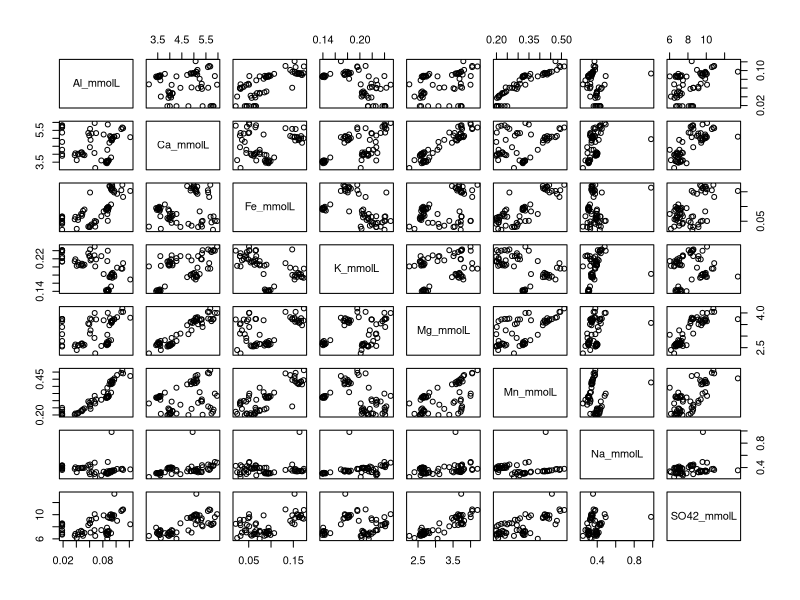
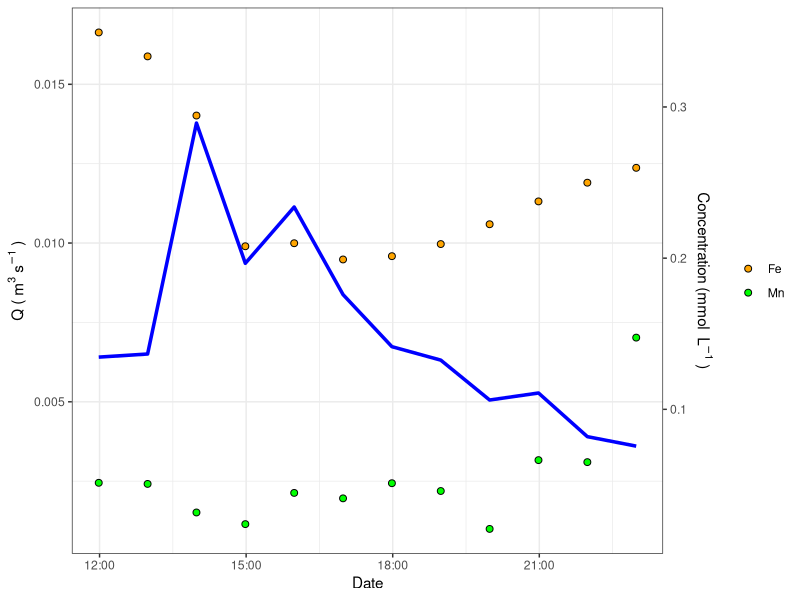
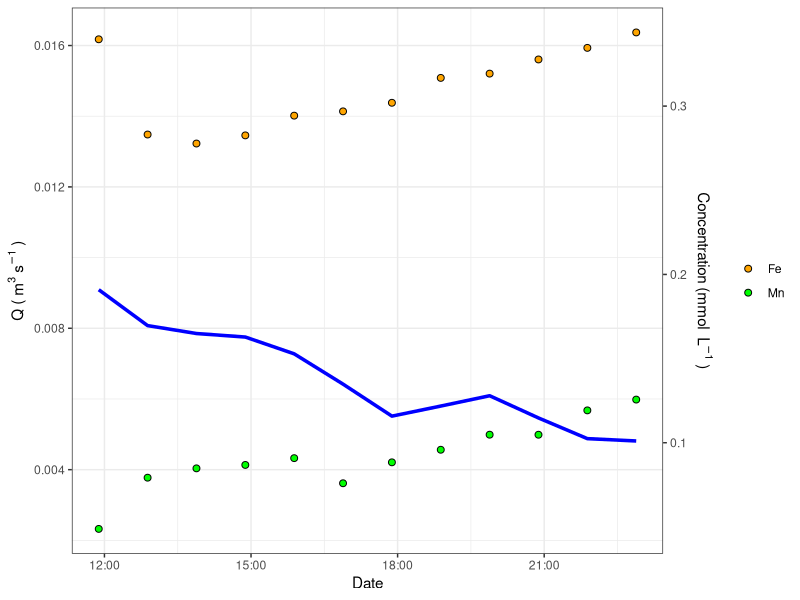
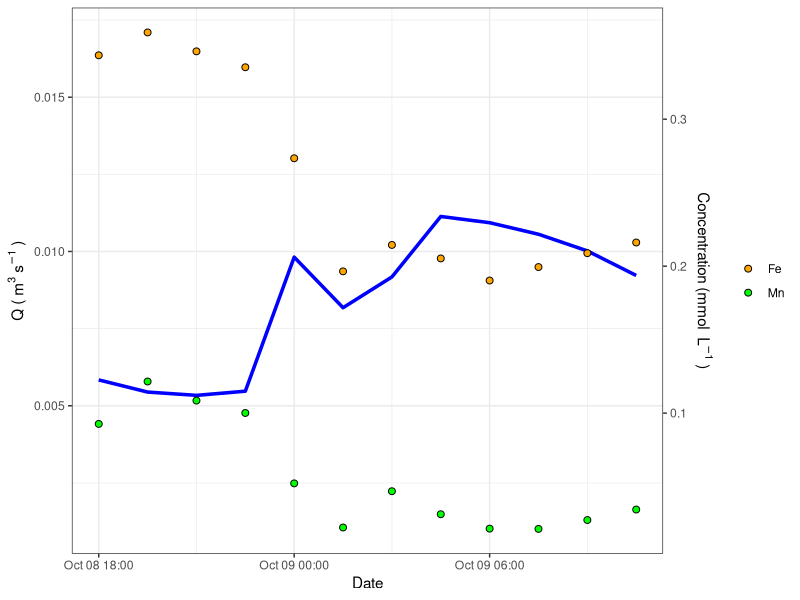
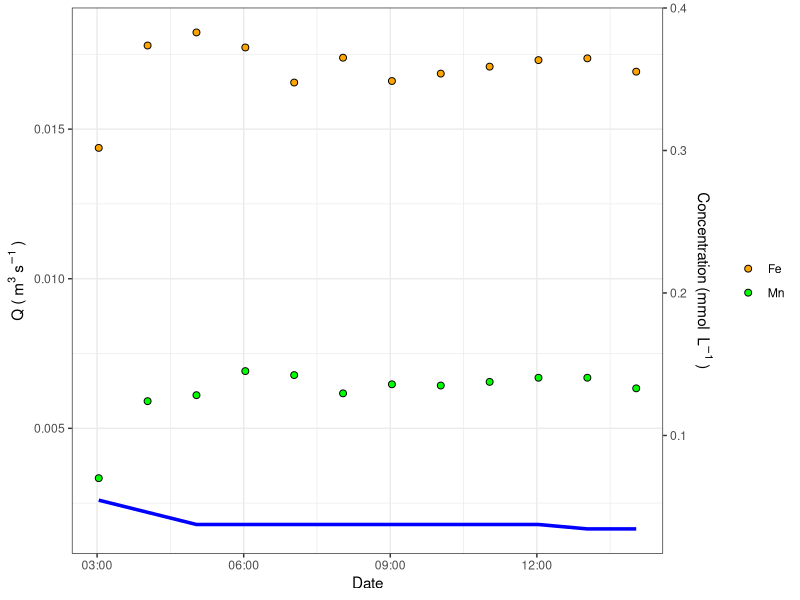
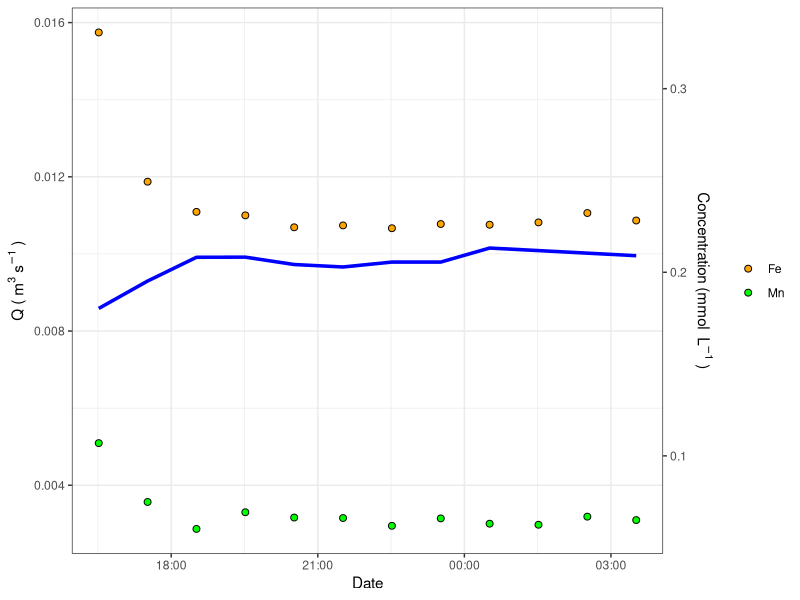
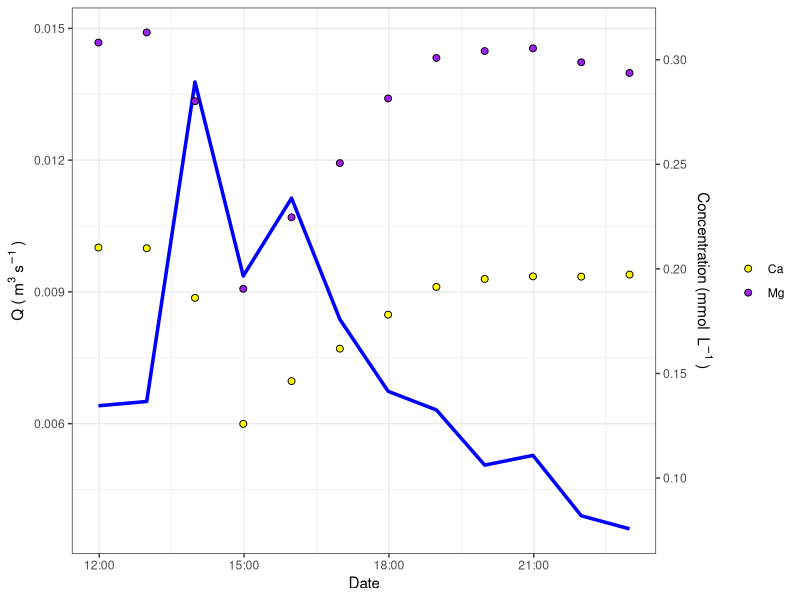
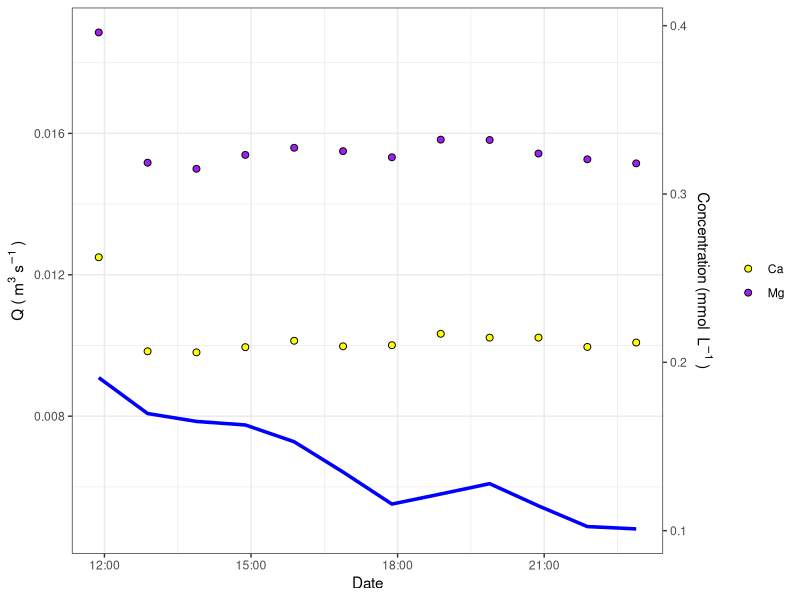

Recreate these plots in R, in order.
# Rename columns to be R friendly

newname<-c("sample_name","date_and_time","Q_m3s","Al_mgL","Ca_mgL","Fe_mgL","K_mgL","Mg_mgL","Mn_mgL","Na_mgL","SO42_mgL","pH","EC")
stormevents<-read.csv(file="StormEvents.csv",header=TRUE)
colnames(stormevents)<-newname

# Pull out date and time

library(lubridate)
stormevents$newdate<-mdy_hm(stormevents$date_and_time)
stormevents$year<-year(stormevents$newdate)
stormevents$doy<-yday(stormevents$newdate)
stormevents$hour<-hour(stormevents$newdate)
stormevents$min<-minute(stormevents$newdate)
stormevents$time<-stormevents$hour + stormevents$min/60

# Transform mg/L to mmol/L

stormevents$Al_mmolL<-(stormevents$Al_mgL/26.982)
stormevents$Ca_mmolL<-(stormevents$Ca_mgL/40.08)
stormevents$Fe_mmolL<-(stormevents$Fe_mgL/55.845)
stormevents$K_mmolL<-(stormevents$K_mgL/39.099)
stormevents$Mg_mmolL<-(stormevents$Mg_mgL/24.305)
stormevents$Mn_mmolL<-(stormevents$Mn_mgL/54.938)
stormevents$Na_mmolL<-(stormevents$Na_mgL/22.99)
stormevents$SO42_mmolL<-(stormevents$SO42_mgL/96.06)

# Scatter plot matrix for Al to SO42
pairs(stormevents[20:27])

# Plot July 7 event for Fe and Mn
Jul717storm<-stormevents[which(stormevents$doy == "188"),]
library(ggplot2)
yscale<-21

Jul_7_stormFe<-ggplot(Jul717storm,aes(x=newdate))+
  theme(panel.grid.major = element_blank(), panel.grid.minor = element_blank())+
  geom_line(aes(y=Q_m3s),colour="blue",size=1.2)+
  geom_point(aes(y=Fe_mmolL/yscale,fill="orange"),colour="black",pch=21,size=2)+
  geom_point(aes(y=Mn_mmolL/yscale,fill="green"),pch=21,colour="black",size=2)+
  scale_y_continuous(sec.axis=sec_axis(~.*yscale,name="Concentration (mmol "~L^-1~")"))+
  scale_fill_manual(guide="legend",name=NULL,
                    values=c("orange","green"),labels=c("Fe","Mn"))+
  labs(y="Q ("~m^3~s^-1~")",
       x="Date")+
  theme_bw()

Jul_7_stormFe

#Pull out processed data sheet
write.csv(Jul717storm,"July717storm.csv")

# Plot July 13 event for Fe and Mn
Jul1317storm<-stormevents[which(stormevents$doy == "194"),]
library(ggplot2)
yscale6<-15

Jul_13_stormFe<-ggplot(Jul1317storm,aes(x=newdate))+
  theme(panel.grid.major = element_blank(), panel.grid.minor = element_blank())+
  geom_line(aes(y=Q_m3s),colour="blue",size=1.2)+
  geom_point(aes(y=Fe_mmolL/yscale6,fill="orange"),colour="black",pch=21,size=2)+
  geom_point(aes(y=Mn_mmolL/yscale6,fill="green"),pch=21,colour="black",size=2)+
  scale_y_continuous(sec.axis=sec_axis(~.*yscale,name="Concentration (mmol "~L^-1~")"))+
  scale_fill_manual(guide="legend",name=NULL,
                    values=c("orange","green"),labels=c("Fe","Mn"))+
  labs(y="Q ("~m^3~s^-1~")",
       x="Date")+
  theme_bw()

Jul_13_stormFe

#Pull out processed data sheet
write.csv(Jul1317storm,"July1317storm.csv")

# Plot October 8-9 event for Fe and Mn
Oct8917storm<-stormevents[which(stormevents$doy == "281"
                         | stormevents$doy == "282"),]
library(ggplot2)
yscale3<-30

Oct_8_9_stormFe<-ggplot(Oct8917storm,aes(x=newdate))+
  geom_line(aes(y=Q_m3s),colour="blue",size=1.2)+
  geom_point(aes(y=Fe_mmolL/yscale3,fill="orange"),colour="black",pch=21,size=2)+
  geom_point(aes(y=Mn_mmolL/yscale3,fill="green"),pch=21,colour="black",size=2)+
  scale_y_continuous(sec.axis=sec_axis(~.*yscale,name="Concentration (mmol "~L^-1~")"))+
  scale_fill_manual(guide="legend",name=NULL,
                    values=c("orange","green"),labels=c("Fe","Mn"))+
  labs(y="Q ("~m^3~s^-1~")",
       x="Date")+
  theme_bw()

Oct_8_9_stormFe

#Pull out processed data sheet
write.csv(Oct8917storm,"October8917storm.csv")

# Plot October 11 event for Fe and Mn
Oct1117storm<-stormevents[which(stormevents$doy == "284"),]
library(ggplot2)
yscale7<-25

Oct_11_stormFe<-ggplot(Oct1117storm,aes(x=newdate))+
  geom_line(aes(y=Q_m3s),colour="blue",size=1.2)+
  geom_point(aes(y=Fe_mmolL/yscale7,fill="orange"),colour="black",pch=21,size=2)+
  geom_point(aes(y=Mn_mmolL/yscale7,fill="green"),pch=21,colour="black",size=2)+
  scale_y_continuous(sec.axis=sec_axis(~.*yscale,name="Concentration (mmol "~L^-1~")"))+
  scale_fill_manual(guide="legend",name=NULL,
                    values=c("orange","green"),labels=c("Fe","Mn"))+
  labs(y="Q ("~m^3~s^-1~")",
       x="Date")+
  theme_bw()

Oct_11_stormFe

#Pull out processed data sheet
write.csv(Oct1117storm,"October1117storm.csv")

# Plot November 15-16 event for Fe and Mn
Nov151617storm<-stormevents[which(stormevents$doy == "319"
                                | stormevents$doy == "320"),]
library(ggplot2)
yscale8<-30

Nov_15_16_stormFe<-ggplot(Nov151617storm,aes(x=newdate))+
  geom_line(aes(y=Q_m3s),colour="blue",size=1.2)+
  geom_point(aes(y=Fe_mmolL/yscale8,fill="orange"),colour="black",pch=21,size=2)+
  geom_point(aes(y=Mn_mmolL/yscale8,fill="green"),pch=21,colour="black",size=2)+
  scale_y_continuous(sec.axis=sec_axis(~.*yscale,name="Concentration (mmol "~L^-1~")"))+
  scale_fill_manual(guide="legend",name=NULL,
                    values=c("orange","green"),labels=c("Fe","Mn"))+
  labs(y="Q ("~m^3~s^-1~")",
       x="Date")+
  theme_bw()

Nov_15_16_stormFe

#Pull out processed data sheet
write.csv(Nov151617storm,"November151617storm.csv")

# Plot July 7 event

library(ggplot2)
yscale1<-400

Jul_7_stormCa<-ggplot(Jul717storm,aes(x=newdate))+
  theme(panel.grid.major = element_blank(), panel.grid.minor = element_blank())+
  geom_line(aes(y=Q_m3s),colour="blue",size=1.2)+
  geom_point(aes(y=Ca_mmolL/yscale1,fill="yellow"),colour="black",pch=21,size=2)+
  geom_point(aes(y=Mg_mmolL/yscale1,fill="purple"),pch=21,colour="black",size=2)+
  scale_y_continuous(sec.axis=sec_axis(~.*yscale,name="Concentration (mmol "~L^-1~")"))+
  scale_fill_manual(guide="legend",name=NULL,
                    values=c("yellow","purple"),labels=c("Ca","Mg"))+
  labs(y="Q ("~m^3~s^-1~")",
       x="Date")+
  theme_bw()

Jul_7_stormCa

# Plot July 13 event 

library(ggplot2)
yscale9<-260

Jul_13_stormCa<-ggplot(Jul1317storm,aes(x=newdate))+
  theme(panel.grid.major = element_blank(), panel.grid.minor = element_blank())+
  geom_line(aes(y=Q_m3s),colour="blue",size=1.2)+
  geom_point(aes(y=Ca_mmolL/yscale9,fill="yellow"),colour="black",pch=21,size=2)+
  geom_point(aes(y=Mg_mmolL/yscale9,fill="purple"),pch=21,colour="black",size=2)+
  scale_y_continuous(sec.axis=sec_axis(~.*yscale,name="Concentration (mmol "~L^-1~")"))+
  scale_fill_manual(guide="legend",name=NULL,
                    values=c("yellow","purple"),labels=c("Ca","Mg"))+
  labs(y="Q ("~m^3~s^-1~")",
       x="Date")+
  theme_bw()

Jul_13_stormCa

#October 89 event
library(ggplot2)
yscale4<-350

Oct_8_9_stormCa<-ggplot(Oct8917storm,aes(x=newdate))+
  geom_line(aes(y=Q_m3s),colour="blue",size=1.2)+
  geom_point(aes(y=Ca_mmolL/yscale4,fill="yellow"),colour="black",pch=21,size=2)+
  geom_point(aes(y=Mg_mmolL/yscale4,fill="purple"),pch=21,colour="black",size=2)+
  scale_y_continuous(sec.axis=sec_axis(~.*yscale,name="Concentration (mmol "~L^-1~")"))+
  scale_fill_manual(guide="legend",name=NULL,
                    values=c("yellow","purple"),labels=c("Ca","Mg"))+
  labs(y="Q ("~m^3~s^-1~")",
       x="Date")+
  theme_bw()

Oct_8_9_stormCa

# Plot October 11 event 
library(ggplot2)
yscale10<-340

Oct_11_stormCa<-ggplot(Oct1117storm,aes(x=newdate))+
  geom_line(aes(y=Q_m3s),colour="blue",size=1.2)+
  geom_point(aes(y=Ca_mmolL/yscale10,fill="yellow"),colour="black",pch=21,size=2)+
  geom_point(aes(y=Mg_mmolL/yscale10,fill="purple"),pch=21,colour="black",size=2)+
  scale_y_continuous(sec.axis=sec_axis(~.*yscale,name="Concentration (mmol "~L^-1~")"))+
  scale_fill_manual(guide="legend",name=NULL,
                    values=c("yellow","purple"),labels=c("Ca","Mg"))+
  labs(y="Q ("~m^3~s^-1~")",
       x="Date")+
  theme_bw()

Oct_11_stormCa

#November 1516 event
library(ggplot2)
yscale11<-320

Nov_15_16_stormCa<-ggplot(Nov151617storm,aes(x=newdate))+
  geom_line(aes(y=Q_m3s),colour="blue",size=1.2)+
  geom_point(aes(y=Ca_mmolL/yscale11,fill="yellow"),colour="black",pch=21,size=2)+
  geom_point(aes(y=Mg_mmolL/yscale11,fill="purple"),pch=21,colour="black",size=2)+
  scale_y_continuous(sec.axis=sec_axis(~.*yscale,name="Concentration (mmol "~L^-1~")"))+
  scale_fill_manual(guide="legend",name=NULL,
                    values=c("yellow","purple"),labels=c("Ca","Mg"))+
  labs(y="Q ("~m^3~s^-1~")",
       x="Date")+
  theme_bw()

Nov_15_16_stormCa

# Plot July 7 event

library(ggplot2)
yscale2<-30

Jul_7_stormK<-ggplot(Jul717storm,aes(x=newdate))+
  theme(panel.grid.major = element_blank(), panel.grid.minor = element_blank())+
  geom_line(aes(y=Q_m3s),colour="blue",size=1.2)+
  geom_point(aes(y=K_mmolL/yscale2,fill="red"),colour="black",pch=21,size=2)+
  geom_point(aes(y=Na_mmolL/yscale2,fill="grey"),pch=21,colour="black",size=2)+
  scale_y_continuous(sec.axis=sec_axis(~.*yscale,name="Concentration (mmol "~L^-1~")"))+
  scale_fill_manual(guide="legend",name=NULL,
                    values=c("red","grey"),labels=c("K","Na"))+
  labs(y="Q ("~m^3~s^-1~")",
       x="Date")+
  theme_bw()

Jul_7_stormK

# Plot July 13 event 

library(ggplot2)
yscale12<-25

Jul_13_stormK<-ggplot(Jul1317storm,aes(x=newdate))+
  theme(panel.grid.major = element_blank(), panel.grid.minor = element_blank())+
  geom_line(aes(y=Q_m3s),colour="blue",size=1.2)+
  geom_point(aes(y=K_mmolL/yscale12,fill="red"),colour="black",pch=21,size=2)+
  geom_point(aes(y=Na_mmolL/yscale12,fill="grey"),pch=21,colour="black",size=2)+
  scale_y_continuous(sec.axis=sec_axis(~.*yscale,name="Concentration (mmol "~L^-1~")"))+
  scale_fill_manual(guide="legend",name=NULL,
                    values=c("red","grey"),labels=c("K","Na"))+
  labs(y="Q ("~m^3~s^-1~")",
       x="Date")+
  theme_bw()

Jul_13_stormK

#October 89 event
library(ggplot2)
yscale5<-25

Oct_8_9_stormK<-ggplot(Oct8917storm,aes(x=newdate))+
  geom_line(aes(y=Q_m3s),colour="blue",size=1.2)+
  geom_point(aes(y=K_mmolL/yscale5,fill="red"),colour="black",pch=21,size=2)+
  geom_point(aes(y=Na_mmolL/yscale5,fill="grey"),pch=21,colour="black",size=2)+
  scale_y_continuous(sec.axis=sec_axis(~.*yscale,name="Concentration (mmol "~L^-1~")"))+
  scale_fill_manual(guide="legend",name=NULL,
                    values=c("red","grey"),labels=c("K","Na"))+
  labs(y="Q ("~m^3~s^-1~")",
       x="Date")+
  theme_bw()

Oct_8_9_stormK

# Plot October 11 event 
library(ggplot2)
yscale13<-60

Oct_11_stormK<-ggplot(Oct1117storm,aes(x=newdate))+
  geom_line(aes(y=Q_m3s),colour="blue",size=1.2)+
  geom_point(aes(y=K_mmolL/yscale13,fill="red"),colour="black",pch=21,size=2)+
  geom_point(aes(y=Na_mmolL/yscale13,fill="grey"),pch=21,colour="black",size=2)+
  scale_y_continuous(sec.axis=sec_axis(~.*yscale,name="Concentration (mmol "~L^-1~")"))+
  scale_fill_manual(guide="legend",name=NULL,
                    values=c("red","grey"),labels=c("K","Na"))+
  labs(y="Q ("~m^3~s^-1~")",
       x="Date")+
  theme_bw()

Oct_11_stormK

#November 1516 event
library(ggplot2)
yscale14<-25

Nov_15_16_stormK<-ggplot(Nov151617storm,aes(x=newdate))+
  geom_line(aes(y=Q_m3s),colour="blue",size=1.2)+
  geom_point(aes(y=K_mmolL/yscale14,fill="red"),colour="black",pch=21,size=2)+
  geom_point(aes(y=Na_mmolL/yscale14,fill="grey"),pch=21,colour="black",size=2)+
  scale_y_continuous(sec.axis=sec_axis(~.*yscale,name="Concentration (mmol "~L^-1~")"))+
  scale_fill_manual(guide="legend",name=NULL,
                    values=c("red","grey"),labels=c("K","Na"))+
  labs(y="Q ("~m^3~s^-1~")",
       x="Date")+
  theme_bw()

Nov_15_16_stormK

# Plot July 7 event for pH
Jul717storm<-stormevents[which(stormevents$doy == "188"),]
library(ggplot2)
yscale15<-200

Jul_7_stormpH<-ggplot(Jul717storm,aes(x=newdate))+
  geom_line(aes(y=Q_m3s),colour="blue",size=1.2)+
  geom_point(aes(y=pH/yscale15,fill="purple"),colour="black",pch=21,size=2)+
  scale_y_continuous(sec.axis=sec_axis(~.*yscale,name="pH"))+
  scale_fill_manual(guide="legend",name=NULL,
                    values=c("purple"),labels=c("pH"))+
  labs(y="Q ("~m^3~s^-1~")",
       x="Date")+
  theme_bw()

Jul_7_stormpH

#Pull out processed data sheet
write.csv(Jul717storm,"July717storm.csv")

# Plot July 13 event for pH
Jul1317storm<-stormevents[which(stormevents$doy == "194"),]
library(ggplot2)
yscale17<-310

Jul_13_stormpH<-ggplot(Jul1317storm,aes(x=newdate))+
  geom_line(aes(y=Q_m3s),colour="blue",size=1.2)+
  geom_point(aes(y=pH/yscale17,fill="purple"),colour="black",pch=21,size=2)+
  scale_y_continuous(sec.axis=sec_axis(~.*yscale,name="pH"))+
  scale_fill_manual(guide="legend",name=NULL,
                    values=c("purple"),labels=c("pH"))+
  labs(y="Q ("~m^3~s^-1~")",
       x="Date")+
  theme_bw()

Jul_13_stormpH

#Pull out processed data sheet
write.csv(Jul1317storm,"July1317storm.csv")

# Plot October 8-9 event for pH
Oct8917storm<-stormevents[which(stormevents$doy == "281"
                                | stormevents$doy == "282"),]
library(ggplot2)
yscale16<-200

Oct_8_9_stormpH<-ggplot(Oct8917storm,aes(x=newdate))+
  geom_line(aes(y=Q_m3s),colour="blue",size=1.2)+
  geom_point(aes(y=pH/yscale16,fill="purple"),colour="black",pch=21,size=2)+
  scale_y_continuous(sec.axis=sec_axis(~.*yscale,name="pH"))+
  theme(panel.grid.major = element_blank(), panel.grid.minor = element_blank())+
  scale_fill_manual(guide="legend",name=NULL,
                    values=c("purple"),labels=c("pH"))+
  labs(y="Q ("~m^3~s^-1~")",
       x="Date")+
  theme_bw()

Oct_8_9_stormpH

#Pull out processed data sheet
write.csv(Oct8917storm,"October8917storm.csv")

# Plot October 11 event for pH
Oct1117storm<-stormevents[which(stormevents$doy == "284"),]
library(ggplot2)
yscale18<-250

Oct_11_stormpH<-ggplot(Oct1117storm,aes(x=newdate))+
  geom_line(aes(y=Q_m3s),colour="blue",size=1.2)+
  geom_point(aes(y=pH/yscale18,fill="purple"),colour="black",pch=21,size=2)+
  scale_y_continuous(sec.axis=sec_axis(~.*yscale,name="pH"))+
  scale_fill_manual(guide="legend",name=NULL,
                    values=c("purple"),labels=c("pH"))+
  labs(y="Q ("~m^3~s^-1~")",
       x="Date")+
  theme_bw()

Oct_11_stormpH

#Pull out processed data sheet
write.csv(Oct1117storm,"October1117storm.csv")

# Plot November 15-16 event for pH
Nov151617storm<-stormevents[which(stormevents$doy == "319"
                                  | stormevents$doy == "320"),]
library(ggplot2)
yscale19<-260

Nov_15_16_stormpH<-ggplot(Nov151617storm,aes(x=newdate))+
  geom_line(aes(y=Q_m3s),colour="blue",size=1.2)+
  geom_point(aes(y=pH/yscale19,fill="purple"),colour="black",pch=21,size=2)+
  scale_y_continuous(sec.axis=sec_axis(~.*yscale,name="pH"))+
  scale_fill_manual(guide="legend",name=NULL,
                    values=c("purple"),labels=c("pH"))+
  labs(y="Q ("~m^3~s^-1~")",
       x="Date")+
  theme_bw()

Nov_15_16_stormpH

#Put all storm plots in one figure
library(gridExtra)
library(lubridate)
Jul_7_storm.1<-Jul_7_stormFe+guides(fill=FALSE,shape=FALSE)
Oct_8_9_storm.1<-Oct_8_9_stormFe
Jul_7_storm.2<-Jul_7_stormCa+guides(fill=FALSE,shape=FALSE)
Oct_8_9_storm.2<-Oct_8_9_stormCa
Jul_7_storm.3<-Jul_7_stormK+guides(fill=FALSE,shape=FALSE)
Oct_8_9_storm.3<-Oct_8_9_stormK
grid.arrange(arrangeGrob(Jul_7_storm.1,Oct_8_9_storm.1,Jul_7_storm.2,Oct_8_9_storm.2,Jul_7_storm.3,Oct_8_9_storm.3, ncol=2, widths=c(1,1)))

#Save to PDF
pdf("Stormevents.pdf",height=10,width=10)
grid.arrange(arrangeGrob(Jul_7_storm.1,Oct_8_9_storm.1,Jul_7_storm.2,Oct_8_9_storm.2,Jul_7_storm.3,Oct_8_9_storm.3, ncol=2, widths=c(1,1)))
dev.off()

#Put all storm pH plots in one figure
library(gridExtra)
Jul_7_storm.1<-Jul_7_stormpH+guides(fill=FALSE,shape=FALSE)
Oct_8_9_storm.1<-Oct_8_9_stormpH
grid.arrange(arrangeGrob(Jul_7_storm.1,Oct_8_9_storm.1, ncol=2, widths=c(1,1)))

#Save to PDF
pdf("StormeventspH.pdf",height=4,width=10)
grid.arrange(arrangeGrob(Jul_7_storm.1,Oct_8_9_storm.1, ncol=2, widths=c(1,1)))
dev.off()

#Put all storm tail plots in one figure
library(gridExtra)
Jul_13_storm.1<-Jul_13_stormFe+guides(fill=FALSE,shape=FALSE)
Oct_11_storm.1<-Oct_11_stormFe+guides(fill=FALSE,shape=FALSE)
Nov_15_16_storm.1<-Nov_15_16_stormFe
Jul_13_storm.2<-Jul_13_stormCa+guides(fill=FALSE,shape=FALSE)
Oct_11_storm.2<-Oct_11_stormCa+guides(fill=FALSE,shape=FALSE)
Nov_15_16_storm.2<-Nov_15_16_stormCa
Jul_13_storm.3<-Jul_13_stormK+guides(fill=FALSE,shape=FALSE)
Oct_11_storm.3<-Oct_11_stormK+guides(fill=FALSE,shape=FALSE)
Nov_15_16_storm.3<-Nov_15_16_stormK
grid.arrange(arrangeGrob(Jul_13_storm.1,Oct_11_storm.1,Nov_15_16_storm.1,Jul_13_storm.2,Oct_11_storm.2,Nov_15_16_storm.2,Jul_13_storm.3,Oct_11_storm.3,Nov_15_16_storm.3, ncol=3, widths=c(1,1,1)))

#Save to PDF
pdf("Stormtails.pdf",height=10,width=10)
grid.arrange(arrangeGrob(Jul_13_storm.1,Oct_11_storm.1,Nov_15_16_storm.1,Jul_13_storm.2,Oct_11_storm.2,Nov_15_16_storm.2,Jul_13_storm.3,Oct_11_storm.3,Nov_15_16_storm.3, ncol=3, widths=c(1,1,1)))
dev.off()

#Put all storm tail pH plots in one figure
library(gridExtra)
Jul_13_storm.1<-Jul_13_stormpH+guides(fill=FALSE,shape=FALSE)
Oct_11_storm.1<-Oct_11_stormpH+guides(fill=FALSE,shape=FALSE)
Nov_15_16_storm.1<-Nov_15_16_stormpH
grid.arrange(arrangeGrob(Jul_13_storm.1,Oct_11_storm.1,Nov_15_16_storm.1, ncol=3, widths=c(1,1,1)))

#Save to PDF
pdf("StormtailspH.pdf",height=4,width=10)
grid.arrange(arrangeGrob(Jul_13_storm.1,Oct_11_storm.1,Nov_15_16_storm.1, ncol=3, widths=c(1,1,1)))
dev.off()